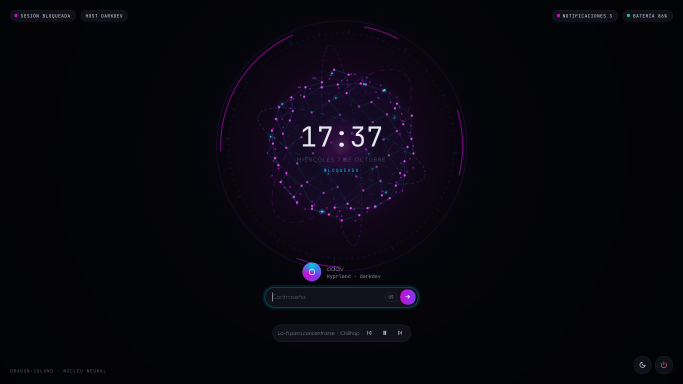
#> input picture lock-preview.png, 1366 x 768 px (shown at 1/2 size)
$ python -i palette.py   (imports and definitions only)
#> lines starting #> are read from the running program, lines starting #| are printed output that depends on the picture
"""dragon-palette v1: deterministic, bounded wallpaper analysis; no network.

Public JSON/CLI contract: docs/design/PROMPT-identidad-fase-3-codex.md.
Pillow is imported only by generate, so reset/apply work without it.
"""

import argparse
import colorsys
import hashlib
import json
import math
import os
from pathlib import Path
import sys
import tempfile


DRAGON = {
    "accent": "#C8B6E6", "accentSoft": "#DCCFF0", "accentDeep": "#7E6BA8",
    "glow": "#B26BFF", "onAccent": "#16121F", "tint": "#0D0B16",
    "swatches": ["#C8B6E6", "#DCCFF0", "#7E6BA8", "#B26BFF", "#0D0B16"],
}


def config_home():
    return Path(os.environ.get("XDG_CONFIG_HOME", str(Path.home() / ".config")))


def state_home():
    return Path(os.environ.get("XDG_STATE_HOME", str(Path.home() / ".local/state"))) / "dragon-island"


# [15 lines left out: function atomic_write, not called in this run]


def linear(value):
    return value / 12.92 if value <= 0.04045 else ((value + 0.055) / 1.055) ** 2.4


def rgb(hex_color):
    return tuple(int(hex_color[i:i + 2], 16) / 255 for i in (1, 3, 5))


def hex_rgb(values):
    return "#" + "".join(f"{round(max(0, min(1, v)) * 255):02X}" for v in values)


def luminance(color):
    return sum(c * w for c, w in zip(map(linear, rgb(color)), (0.2126, 0.7152, 0.0722)))


def contrast(first, second):
    high, low = sorted((luminance(first), luminance(second)), reverse=True)
    return (high + 0.05) / (low + 0.05)


def oklab(values):
    r, g, b = map(linear, values)
    l = (0.4122214708*r + 0.5363325363*g + 0.0514459929*b) ** (1/3)
    m = (0.2119034982*r + 0.6806995451*g + 0.1073969566*b) ** (1/3)
    s = (0.0883024619*r + 0.2817188376*g + 0.6299787005*b) ** (1/3)
    return (0.2104542553*l + 0.7936177850*m - 0.0040720468*s,
            1.9779984951*l - 2.4285922050*m + 0.4505937099*s,
            0.0259040371*l + 0.7827717662*m - 0.8086757660*s)


def oklch(lightness, chroma, hue):
    """Map into sRGB by reducing chroma, preserving OKLCH lightness and hue."""
    def convert(c):
        a, b = c * math.cos(hue), c * math.sin(hue)
        l = (lightness + 0.3963377774*a + 0.2158037573*b) ** 3
        m = (lightness - 0.1055613458*a - 0.0638541728*b) ** 3
        s = (lightness - 0.0894841775*a - 1.2914855480*b) ** 3
        return (4.0767416621*l - 3.3077115913*m + 0.2309699292*s,
                -1.2684380046*l + 2.6097574011*m - 0.3413193965*s,
                -0.0041960863*l - 0.7034186147*m + 1.7076147010*s)
    low, high = 0.0, chroma
    for _ in range(20):
        if all(0 <= v <= 1 for v in convert(high)):
            break
        middle = (low + high) / 2
        if all(0 <= v <= 1 for v in convert(middle)):
            low = middle
        else:
            high = middle
    values = convert(high)
    return hex_rgb(12.92*v if v <= 0.0031308 else 1.055*v**(1/2.4) - 0.055 for v in values)


def extract(image_path):
#> called with image_path = '../lock-preview.png'
    from PIL import Image, ImageOps

    source = Path(image_path).expanduser().resolve()
    with Image.open(source) as image:
        # JPEG draft reduces decoding work before the full image is allocated.
#> image is the input picture: PIL image 1366x768 RGB; mean R, G, B 7.4, 6, 13.5
        image.draft("RGB", (128, 128))
        image = ImageOps.exif_transpose(image)
        image.thumbnail((128, 128), Image.Resampling.LANCZOS)
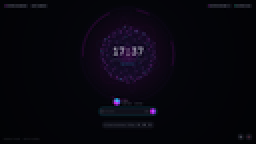
#> image: PIL image 128x72 RGB (shown 2 times larger); mean R, G, B 7.4, 6, 13.5
        if "A" in image.getbands() or "transparency" in image.info:
            rgba = image.convert("RGBA")
            base = Image.new("RGBA", rgba.size, DRAGON["tint"])
            image = Image.alpha_composite(base, rgba)
        reduced = image.convert("RGB")
    digest = hashlib.sha1(f"{reduced.width}x{reduced.height}:RGB:".encode() + reduced.tobytes()).hexdigest()
#> digest = '25ecc250cee78cf565bb1b9fb453e14cfbfe60f1'
    quantized = reduced.quantize(colors=12, method=Image.Quantize.MEDIANCUT, dither=Image.Dither.NONE)
    palette = quantized.getpalette()
#> palette = 36 values, max 44 at index 2, min 1 at index 18, mean 7.81
    groups = sorted(((count, tuple(palette[index*3:index*3+3]))
                     for count, index in quantized.getcolors()), key=lambda item: (-item[0], item[1]))
#> groups = [(1766, (3, 4, 8)), (1746, (4, 4, 9)), (1627, (3, 3, 7)), (1142, (13, 6, 21)), (878, (3, 4, 7)), (734, (28, 21, 44)), (525, (2, 3, 6)), (485, (5, 5, 11)), (282, (8, 2, 15)), (17, (1, 4, 5)), (7, (3, 2, 6)), (7, (3, 3, 5))]
    candidates = []
    for count, values in groups:
        values = tuple(v/255 for v in values)
        _, saturation, value = colorsys.rgb_to_hsv(*values)
        lightness, a, b = oklab(values)
        chroma = math.hypot(a, b)
        if saturation >= 0.16 and chroma >= 0.035 and 0.16 < lightness < 0.95 and value > 0.12:
            candidates.append((count * min(saturation, 0.65), chroma, math.atan2(b, a)))
#> this loop made 12 passes
#> (count, values, saturation, value, r in oklab, g in oklab, b, l in oklab) on passes 1 to 8: (1766, (0.0118, 0.0157, 0.0314), 0.625, 0.0314, 0.000911, 0.00121, -0.0134, 0.105), (1746, (0.0157, 0.0157, 0.0353), 0.556, 0.0353, 0.00121, 0.00121, -0.0148, 0.109), (1627, (0.0118, 0.0118, 0.0275), 0.571, 0.0275, 0.000911, 0.000911, -0.0141, 0.0991), (1142, (0.051, 0.0235, 0.0824), 0.714, 0.0824, 0.00402, 0.00182, -0.0282, 0.145), (878, (0.0118, 0.0157, 0.0275), 0.571, 0.0275, 0.000911, 0.00121, -0.0107, 0.104), (734, (0.11, 0.0824, 0.173), 0.523, 0.173, 0.0116, 0.0075, -0.0401, 0.216), (525, (0.00784, 0.0118, 0.0235), 0.667, 0.0235, 0.000607, 0.000911, -0.0125, 0.0941), (485, (0.0196, 0.0196, 0.0431), 0.545, 0.0431, 0.00152, 0.00152, -0.0155, 0.117)
#> after the loop, candidates = [(383.7, 0.0448, -1.11)]
    result = {"version": 1, "source": str(source), "sourceHash": digest,
              "fallback": not candidates, **DRAGON}
    if not candidates:
        return result
    _, chroma, hue = max(candidates)
#> chroma = 0.0448; hue = -1.11
    chroma = max(0.06, min(chroma, 0.14))
#> chroma = 0.06
    accent = oklch(0.76, chroma, hue)
#> in oklch, `low, high = 0.0, chroma`: low = 0; high = 0.06
#> the loop in oklch, `for _ in range(20):` made 1 pass
#> in oklch, `values = convert(high)`: values = (0.458, 0.401, 0.654)
#> accent = '#B4AAD3'
    on_accent = max((DRAGON["onAccent"], "#FFFFFF", "#000000"), key=lambda c: contrast(accent, c))
#> on_accent = '#000000'
    swatches = []
    for _, values in groups:
        color = hex_rgb(v/255 for v in values)
        if all(math.dist(oklab(rgb(color)), oklab(rgb(other))) >= 0.06 for other in swatches):
            swatches.append(color)
        if len(swatches) == 5:
            break
#> this loop made 12 passes
#> (values, color) on passes 1 to 12: ((3, 4, 8), '#030408'), ((4, 4, 9), '#040409'), ((3, 3, 7), '#030307'), ((13, 6, 21), '#0D0615'), ((3, 4, 7), '#030407'), ((28, 21, 44), '#1C152C'), ((2, 3, 6), '#020306'), ((5, 5, 11), '#05050B'), ((8, 2, 15), '#08020F'), ((1, 4, 5), '#010405'), ((3, 2, 6), '#030206'), ((3, 3, 5), '#030305')
#> after the loop, swatches = ['#030408', '#1C152C']
    swatches += [swatches[-1]] * (5 - len(swatches))
#> swatches = ['#030408', '#1C152C', '#1C152C', '#1C152C', '#1C152C']
    result.update(accent=accent, accentSoft=oklch(0.86, chroma*0.6, hue),
                  accentDeep=oklch(0.54, chroma*0.9, hue), glow=oklch(0.68, chroma*1.4, hue),
                  onAccent=on_accent, tint=oklch(0.10, 0.018, hue), swatches=swatches)
#> the loop in oklch (call 2), `for _ in range(20):` made 1 pass
    return result


# [39 lines left out: function main, not called in this run]


# [2 lines not run here, left out]

>>> result = extract('../lock-preview.png')
#> result = 11 items
